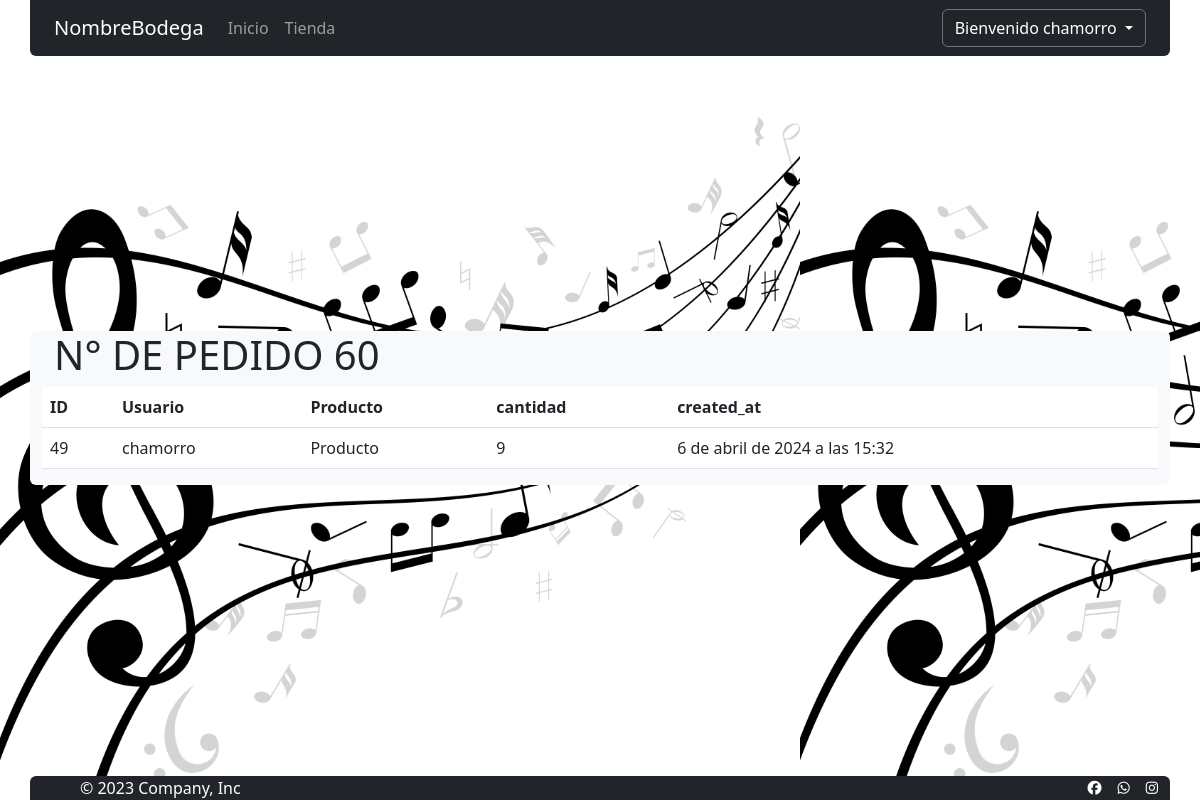
Screenshot of /administradores/listaLineaPedidos/60/ (signed in) with the database file from the repository.
### pedidos/models.py (models this page shows, shortened)
class LineaPedido(models.Model):
    user=models.ForeignKey(User,on_delete=models.CASCADE)
    producto=models.ForeignKey(Disco,on_delete=models.CASCADE)
    pedido=models.ForeignKey(Pedido,on_delete=models.CASCADE)
    cantidad=models.IntegerField(default=1)
    created_at=models.DateTimeField(auto_now_add=True)
    class Meta:
        db_table='lineapedido'
        verbose_name='Linea Pedido'
        verbose_name_plural='Lineas Pedidos'
        ordering=['id']

### tienda/models.py (models this page shows)
class Disco(models.Model):
    nombre=models.CharField(max_length=50)
    nombreAlbum=models.CharField(max_length=50)
    artista=models.CharField(max_length=50,null=True)
    precio=models.IntegerField()
    vendidos=models.IntegerField(default=0)
    stock=models.IntegerField(default=1)
    annopublicacion=models.DateField()
    imagen=models.ImageField(upload_to='imgDiscos', null=True,blank=True)
    formatos=models.ForeignKey(FormatoDisco, on_delete=models.CASCADE)
    oferta=models.BooleanField(default=True)
    created=models.DateField(auto_now_add=True)
    updated=models.DateField(auto_now_add=True)
    class Meta:
        verbose_name="Disco"
        verbose_name_plural="Discos"
    def __str__(self)  :
        return self.nombre

### administradores/views.py (the view)
# urls.py: path('listaLineaPedidos/<str:linea_pedido>/', listaLineaPedidos, name="listaLineaPedidos"),
@login_required(login_url='Home')
def listaLineaPedidos(request,linea_pedido):
    for grupo in request.user.groups.all():
        if grupo.name == 'admins':
            LineaPedidos=LineaPedido.objects.filter(pedido_id=int(linea_pedido))
            return render(request,'LineaPedidos.html',{"LPedido":LineaPedidos,"linea_pedido":int(linea_pedido)})
    return redirect('Home')

### carro/context_processor.py (called while the page is built)
def importe_total_carro(request):
    carro = Carro(request)
    total=0
    if request.user.is_authenticated:
        for key,value in request.session["carro"].items():
            total=total+(float(value["precio"]))
    else:
       total="Debes hacer login"
    return {"importe_total_carro":total}

### administradores/templates/LineaPedidos.html (shortened to what this page needs)
{% extends "base.html" %}
{% load static %}
{% block styles %}
<link href="{% static 'administradores/css/style.css' %}" rel="stylesheet" type="text/css">
{% endblock styles %}
{% block contenido %}
<div class="container">
    <div class="row">
        <h1>N° DE PEDIDO {{ linea_pedido }}</h1>
        <table class="table table-responsive">
            <thead>
                <tr>
                    <th>ID</th>
                    <th>Usuario</th>
                    <th>Producto</th>
                    <th>cantidad</th>
                    <th>created_at</th>
                </tr>
            </thead>
            {% for pedido in LPedido %}
            <tbody>
                <tr>
                    <td>{{ pedido.id }}</td>
                    <td>{{ pedido.user }}</td>
                    <td>{{ pedido.producto }}</td>
                    <td>{{ pedido.cantidad }}</td>
                    <td>{{ pedido.created_at }}</td>
                </tr>
            </tbody>
            {% endfor %}
        </table>
    </div>
</div>
{% endblock %}

### inicio/templates/navbar.html (shortened to what this page needs)
<nav class="navbar navbar-expand-lg navbar-dark bg-dark" aria-label="Eighth navbar example">
  <div class="container">
      <a class="navbar-brand" href="{% url 'Home' %}">NombreBodega</a>
      <div class="collapse navbar-collapse" id="navbarsExample07">
          <ul class="navbar-nav me-auto mb-2 mb-lg-0">
              <li class="nav-item">
                  {% if  request.get_full_path  == '/' %}
                  <a class="nav-link active" aria-current="page" href="{% url 'Home' %}">Inicio</a>
                  {% else %}
                  <a class="nav-link" href="{% url 'Home' %}">Inicio</a>
                  {% endif %}
              </li>
              <li class="nav-item">
                  {% if  request.get_full_path  == '/tienda/' or '/tienda/formato/1/' == request.get_full_path or  '/tienda/formato/2/' == request.get_full_path or '/tienda/formato/3/' == request.get_full_path or  '/tienda/formato/4/' == request.get_full_path %}
                  <a class="nav-link active" aria-current="page" href="{% url 'Tienda' %}">Tienda</a>
                  {% else %}
                  <a class="nav-link" href="{% url 'Tienda' %}">Tienda</a>
                  {% endif %}
              </li>
          </ul>
          {% if request.user.is_authenticated %}
          <div class="dropdown ml-auto">
              <button class="btn btn-secondary bg-dark text-white dropdown-toggle" type="button"
                  data-bs-toggle="dropdown" aria-expanded="false">
                  Bienvenido {{ user.username }}
              </button>
          </div>
          {% else %}
          <a class="nav-link text-white " href="{% url 'Registro' %}">&nbsp; Crear Cuenta</a>
          <a class="nav-link text-white " href="{% url 'Login' %}">&nbsp; Iniciar Sesión</a>
          {% endif %}
      </div>
  </div>
</nav>

### inicio/static/css/style.css (style rules this page uses)
html { height: 100%; }
body { display: flex; flex-direction: column; justify-content:space-between; background-image: url("background.jpg"); background-size: contain; background-repeat: repeat; width:100%; height: 100vh; }

### rows the page displays
LineaPedido: id "49", user "chamorro", producto "Producto", cantidad "9", created_at "6 de abril de 2024 a las 15:32"

### other values shown
{{ user.username }} "chamorro"
{{ linea_pedido }} "60"
